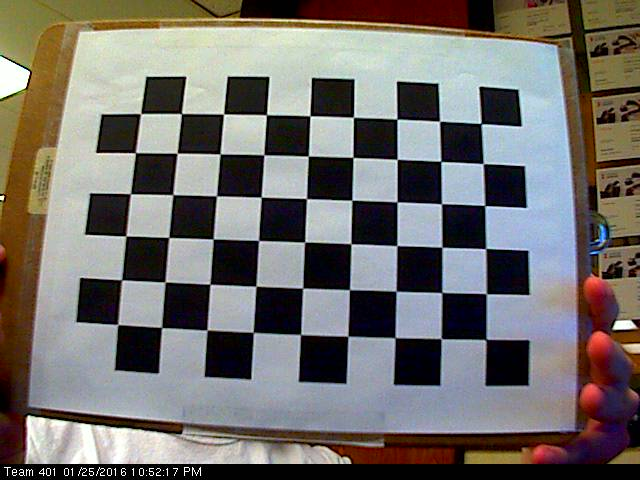
#> input picture Vision/images/imagesIPCamera/left1.png, 640 x 480 px; its folder holds only this picture in this run
$ python rainbowDemo.py
#> lines starting #> are read from the running program, lines starting #| are printed output that depends on the picture; after the words box and inside, x2 and y2 are one past the last pixel; in counts of white or black regions, pixels touching at a corner belong together
import numpy as np
import cv2
import glob
import time

thyme = ('1')

# termination criteria
criteria = (cv2.TERM_CRITERIA_EPS + cv2.TERM_CRITERIA_MAX_ITER, 30, 0.001)

# prepare object points, like (0,0,0), (1,0,0), (2,0,0) ....,(6,5,0)
objp = np.zeros((6*9,3), np.float32)
objp[:,:2] = np.mgrid[0:6,0:9].T.reshape(-1,2)

# Arrays to store object points and image points from all the images.
objpoints = [] # 3d point in real world space
imgpoints = [] # 2d points in image plane.

images = glob.glob('../images/imagesIPCamera/left*.png')

for fname in images:
    img = cv2.imread(fname)
#> img is the input picture: shape (480, 640, 3); mean B, G, R 108.2, 111.8, 115.5
    gray = cv2.cvtColor(img,cv2.COLOR_BGR2GRAY)
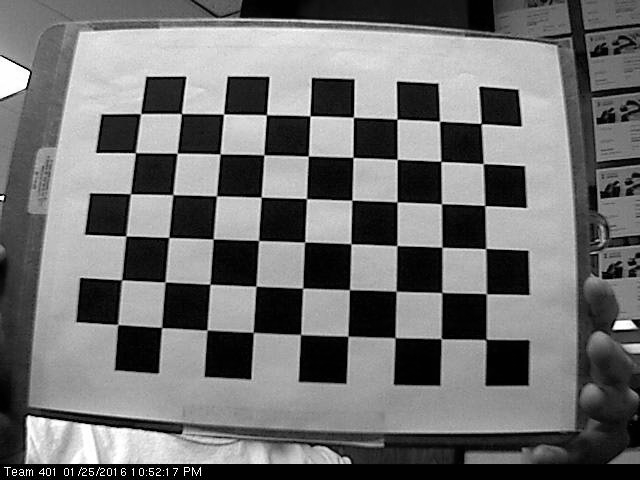
#> gray: shape (480, 640); min 0, max 255, mean 112.5


    # Find the chess board corners
    ret, corners = cv2.findChessboardCorners(gray, (6,9),None)
#> ret = True; corners = 54 rows, first 8: [481, 123.4], [483.2, 163.6], [484.7, 205.5], [485.5, 248.5], [486.4, 293.7], [485.8, 339.5], [439.6, 121.3], [440.8, 161.3]

    # If found, add object points, image points (after refining them)
    if ret == True:
        objpoints.append(objp)

        ticks = time.time()
        thyme = str(ticks)
        corners2 = cv2.cornerSubPix(gray,corners,(11,11),(-1,-1),criteria)
#> corners2 = 54 rows, first 8: [481.1, 123.6], [483.2, 163.6], [484.7, 205.5], [485.7, 248.5], [486.3, 293.7], [485.9, 339.5], [439.5, 121.2], [440.8, 161.4]
        imgpoints.append(corners2)

        # Draw and display the corners
        img = cv2.drawChessboardCorners(img, (6,9), corners2,ret)
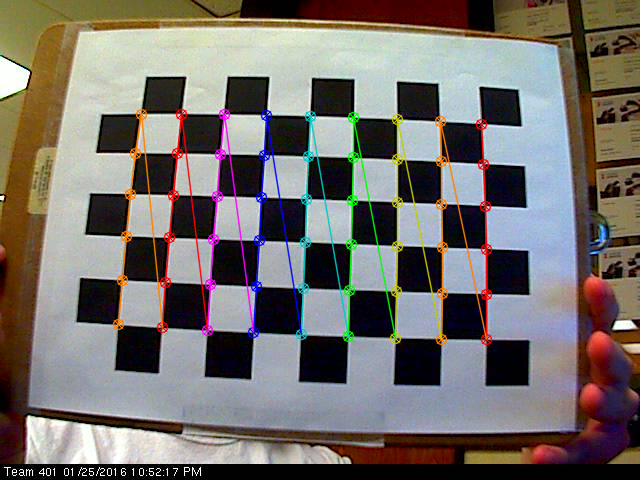
#> img: shape (480, 640, 3); 5.04% of pixels changed, all inside (x1, y1, x2, y2) = (112, 108, 493, 346)

        cv2.imshow('img',img)
        cv2.waitKey(1000)

cv2.destroyAllWindows()

$ run again, on Vision/images/imagesIPCamera/left13.png
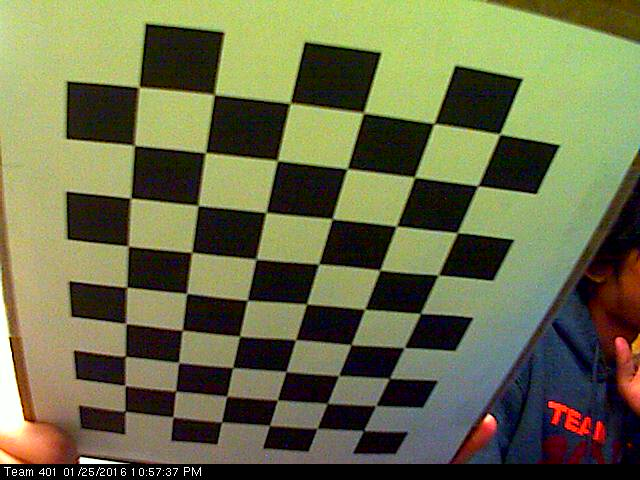
#> input picture Vision/images/imagesIPCamera/left13.png, 640 x 480 px
#> img is the input picture: shape (480, 640, 3); mean B, G, R 74.3, 109.7, 107.5
#> `gray = cv2.cvtColor(img,cv2.COLOR_BGR2GRAY)`:
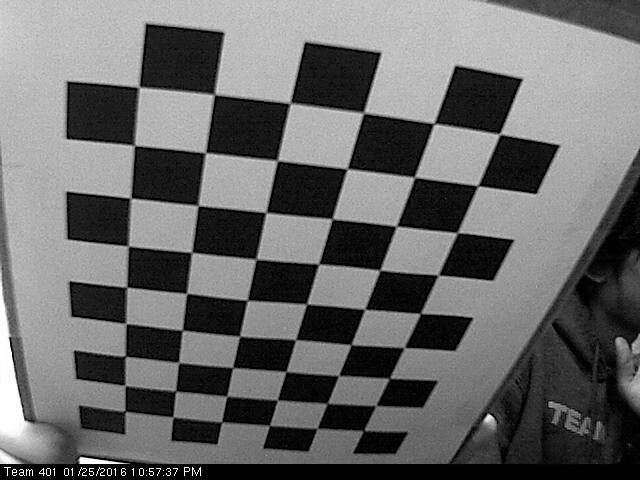
#> gray: shape (480, 640); min 0, max 255, mean 105
#> ret = True; corners = 54 rows, first 8: [362, 430], [317.2, 428.2], [269.5, 425.4], [221.9, 421.9], [173.3, 416.8], [125.4, 410.8], [375.7, 405.6], [327.1, 403.3]
#> corners2 = 54 rows, first 8: [363.6, 430.5], [317.2, 428.3], [269.5, 425.4], [221.6, 421.9], [173, 416.9], [125.1, 411.3], [375.7, 405.6], [327.3, 403.5]
#> `img = cv2.drawChessboardCorners(img, (6,9), corners2,ret)`:
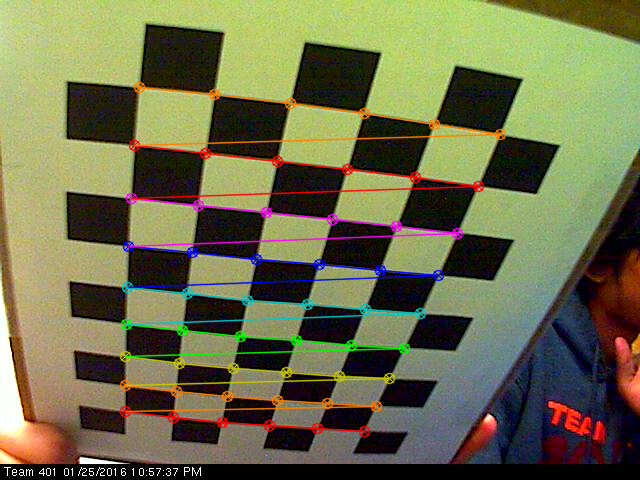
#> img: shape (480, 640, 3); 6.31% of pixels changed, all inside (x1, y1, x2, y2) = (119, 81, 507, 438)

$ run again, on Vision/images/imagesIPCamera/left14.png
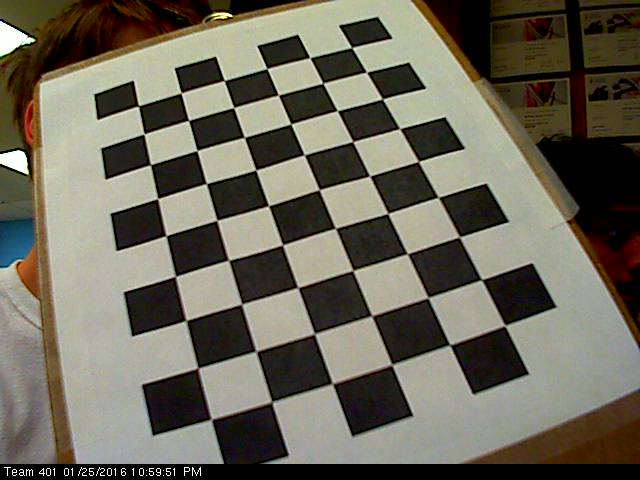
#> input picture Vision/images/imagesIPCamera/left14.png, 640 x 480 px
#> img is the input picture: shape (480, 640, 3); mean B, G, R 90.4, 104.1, 108.1
#> `gray = cv2.cvtColor(img,cv2.COLOR_BGR2GRAY)`:
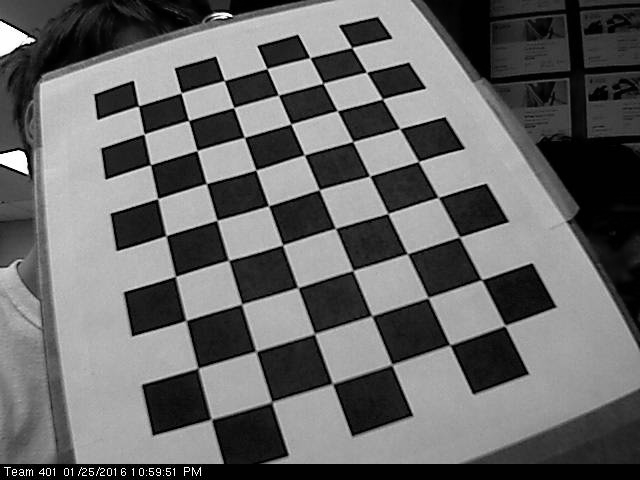
#> gray: shape (480, 640); min 0, max 255, mean 103.7
#> ret = True; corners = 54 rows, first 8: [138.6, 105.7], [181, 92.82], [224.6, 80.54], [266.7, 68.51], [309.6, 57.7], [351.6, 47.61], [144.3, 133.9], [188.6, 120.7]
#> corners2 = 54 rows, first 8: [138.4, 105.8], [181, 92.85], [224.3, 80.51], [266.9, 68.54], [309.8, 57.59], [351.7, 47.52], [144.1, 133.9], [188.6, 120.4]
#> `img = cv2.drawChessboardCorners(img, (6,9), corners2,ret)`:
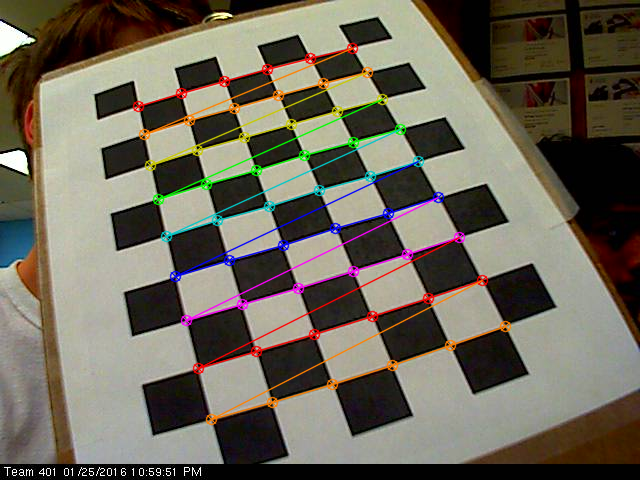
#> img: shape (480, 640, 3); 5.47% of pixels changed, all inside (x1, y1, x2, y2) = (132, 42, 512, 426)

$ run again, on Vision/images/imagesIPCamera/left15.png
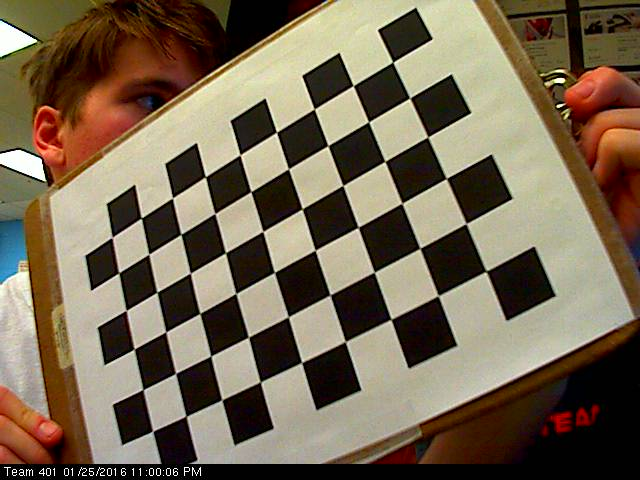
#> input picture Vision/images/imagesIPCamera/left15.png, 640 x 480 px
#> img is the input picture: shape (480, 640, 3); mean B, G, R 83.5, 104.2, 118.4
#> `gray = cv2.cvtColor(img,cv2.COLOR_BGR2GRAY)`:
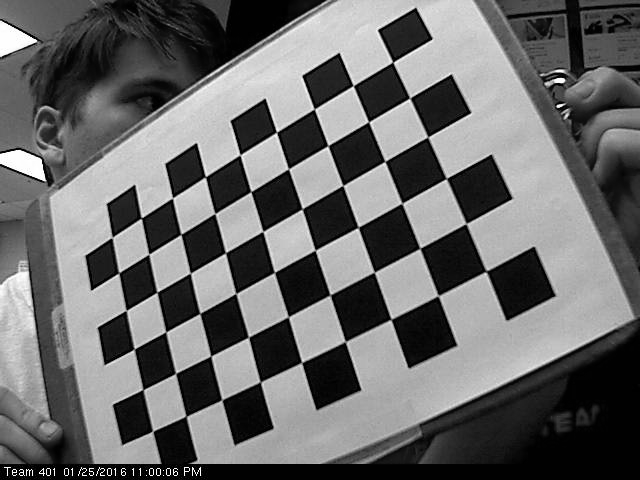
#> gray: shape (480, 640); min 0, max 255, mean 106.1
#> ret = True; corners = 54 rows, first 8: [392.8, 62.21], [409.7, 98.19], [427.8, 137], [446.4, 178.5], [466, 223.6], [486, 271.4], [353.2, 85.63], [368.7, 121.8]
#> corners2 = 54 rows, first 8: [392.8, 62.19], [409.8, 97.94], [427.7, 137], [446.3, 178.4], [466.1, 223.6], [486.1, 271.2], [353.3, 85.56], [368.6, 121.8]
#> `img = cv2.drawChessboardCorners(img, (6,9), corners2,ret)`:
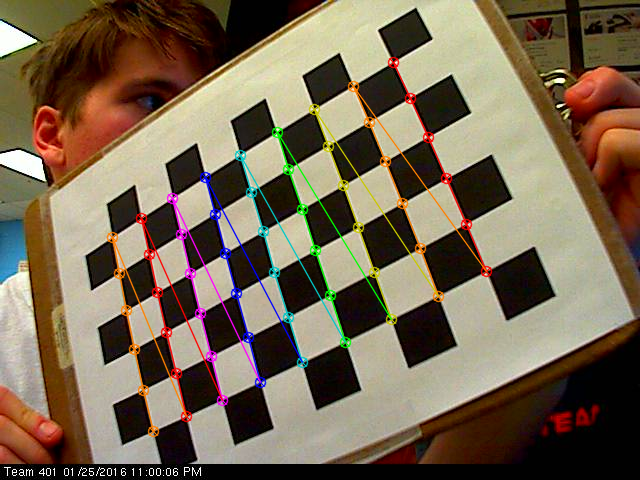
#> img: shape (480, 640, 3); 4.72% of pixels changed, all inside (x1, y1, x2, y2) = (106, 56, 493, 438)

$ run again, on Vision/images/imagesIPCamera/left10.png
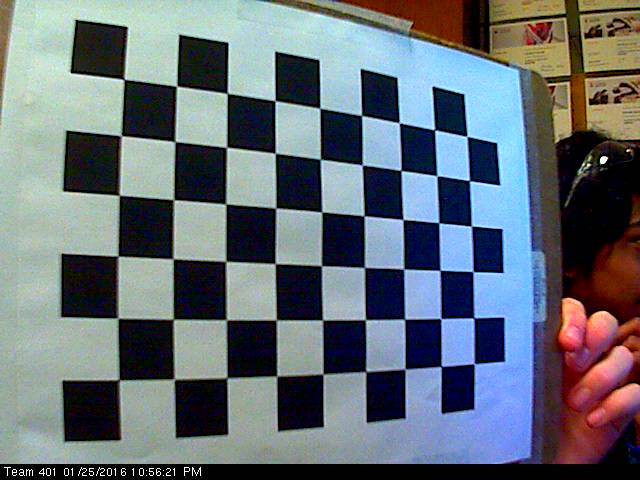
#> input picture Vision/images/imagesIPCamera/left10.png, 640 x 480 px
#> img is the input picture: shape (480, 640, 3); mean B, G, R 118.5, 110.8, 102
#> `gray = cv2.cvtColor(img,cv2.COLOR_BGR2GRAY)`:
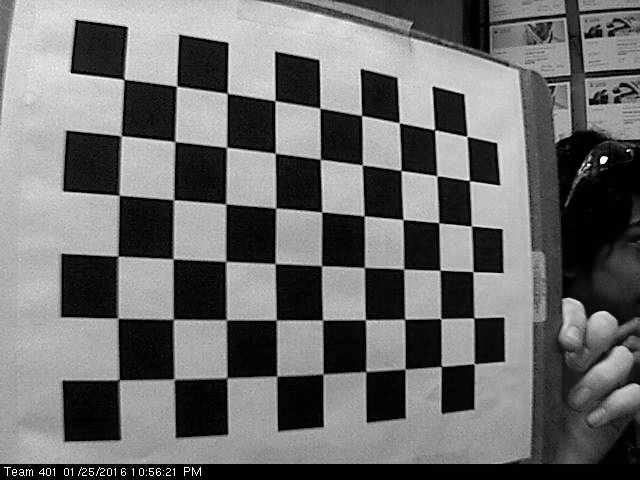
#> gray: shape (480, 640); min 0, max 255, mean 109
#> ret = True; corners = 54 rows, first 8: [119.3, 379.2], [118.1, 318.2], [118.4, 256], [119.7, 195.3], [121.8, 135.7], [124.2, 79.46], [175, 379.3], [173.6, 319.2]
#> corners2 = 54 rows, first 8: [119, 379.8], [117.7, 318.2], [118, 256.1], [119.2, 195.4], [121.1, 135.7], [124, 79.39], [174.1, 379.2], [173.3, 319.2]
#> `img = cv2.drawChessboardCorners(img, (6,9), corners2,ret)`:
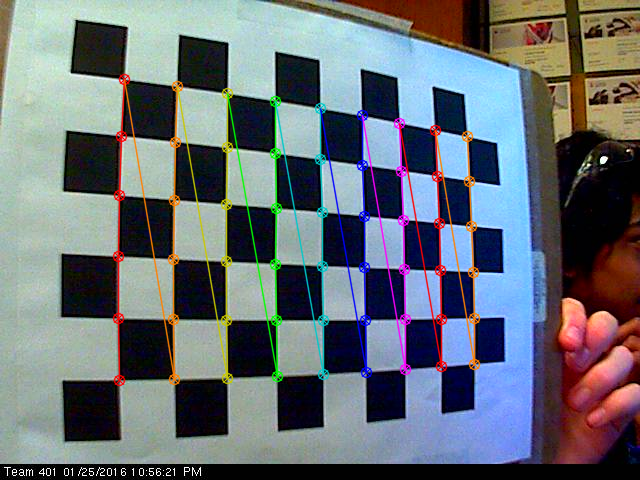
#> img: shape (480, 640, 3); 5.83% of pixels changed, all inside (x1, y1, x2, y2) = (112, 73, 481, 387)
